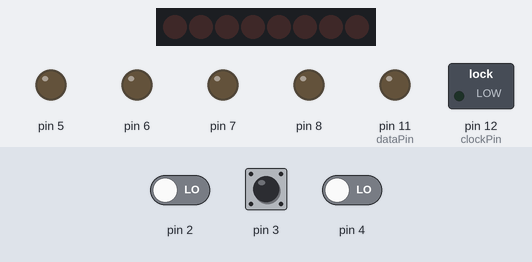
This sketch was run on a simulated Arduino Nano, built with avr-gcc and run on an emulated ATmega328P. Shown: 8 shift-register outputs drawn as a row of LEDs (first output left, lit = HIGH), switched loads named in the sketch (green lamp = pin HIGH), output pins drawn as LEDs (lit = HIGH). The inputs (shaded band) are chosen by the test bench; at power-on: pin 2 LOW, pin 3 HIGH, pin 4 LOW. Pins used as bus, display or sensor lines are not drawn.

Above: at 5.2 s.
5.3 s: pin 2 driven HIGH
At 5.6 s:
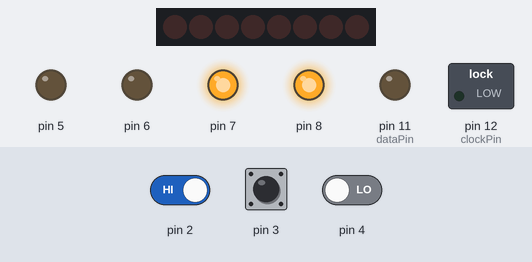
6.8 s: pin 3 driven LOW
At 7.9 s:
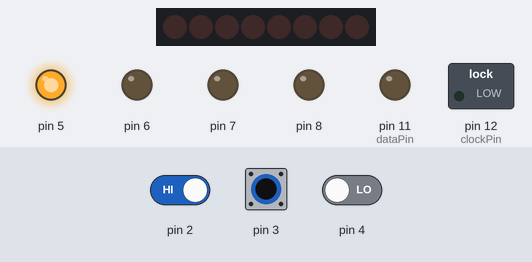
8.3 s: pin 3 pulsed HIGH 5 times (0.12 s each, 0.3 s apart)
At 10.8 s:
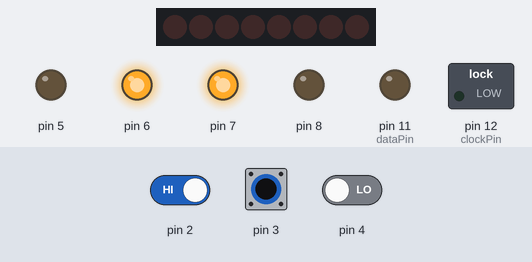
11.3 s: pin 3 pulsed HIGH 2 times (0.12 s each, 0.3 s apart)
At 12.4 s:
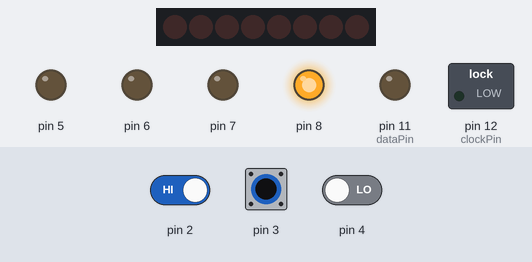
Timing chart, 0 to 14.3 s (numbered marks = the images above; inputs shaded):
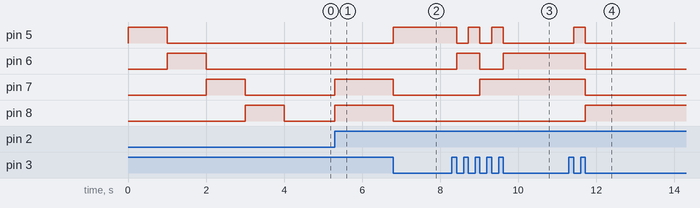

Measured:
- after the input at 5.3 s, pin 7, pin 8: LOW → HIGH at once
- after the input at 6.8 s, pin 5: LOW → HIGH at once; pin 7, pin 8: HIGH → LOW at once
- after the input at 8.3 s, pin 5: alternates HIGH for 0.30 s and LOW for 0.30 s, 5 changes in all, then stays LOW, starting after 0.12 s; pin 6: LOW → HIGH after 0.12 s, → LOW 0.60 s later, → HIGH 0.60 s later; pin 7: LOW → HIGH after 0.72 s
- after the input at 11.3 s, pin 5: LOW → HIGH after 0.12 s, → LOW 0.30 s later; pin 6, pin 7: HIGH → LOW after 0.42 s; pin 8: LOW → HIGH after 0.42 s

The sketch:

Binary_Clock.ino
```cpp
/*
  Binary Real Time Clock with time change capability

   Having done no major Microcontroller projects before except simple LED lighting, this was something
   that I have wanted to do for a while.  Originally, the project started as a DIY remake of
   a ferrofluid clock that I saw online.  When I realized I did not have the resources possible to
   make this project, I adapted and came out with something to be proud of.

   The code is based on the use of a 74HC595 shift register to display the minutes in binary for the
   clock.  Other LEDs are lit by output pins from the board itself and a 555 timer.

   Hardware used:
    - Arduino Nano (https://www.amazon.com/Arduino-Emakefun-board-ATmega328P-Micro-controller/dp/B0775XQXRB/ref=sr_1_5?s=pc&ie=UTF8&qid=1529448465&sr=1-5&keywords=arduino+nano&dpID=51QZfWzFNJL&preST=_SY300_QL70_&dpSrc=srch)
    - 555 Timer
    - Shift Register
    - Varying resistors, capacitors, and LEDs
    - 2x Four pin Push Buttons

   Hardware Setup:
    - Twin pushButtons were set up as default logic level HIGH with 10 kOhm Pull-up resistors
    - The 74HC595 Shift register was set up and programmed using modified code (https://learn.adafruit.com/adafruit-arduino-lesson-4-eight-leds/arduino-code)
    - The 555 Timer was set up using the design from Instructables.com (http://www.instructables.com/id/555-Timer/)

  All other software and hardware was designed by me for my own purposes.  While I know this program can be
  improved, for the sake of simplicity, I am content with its current iteration.
  As a designer I feel as though the design should be made with the user in mind.  I am the user for this
  project and believe that it is simple, clean, and effective.  Therefore, it is complete.

  Created: 19 June 2018
  by Nicholas James Posey
  --Github will be included when I post it there--

 */


//Bytes correlating to a three digit time telling bit representation
//the way that these bytes are written means that the hour will be told by a 'single place' of 4 leds representing the bits
//the minutes will be represented by 'two places' of four bits each
//the two nibbles that make up the minutes will represent two different four bit numbers, so 0b00010011 will represent 13
byte zero =            0b00000000;
byte one =             0b00000001;
byte two =             0b00000010;
byte three =           0b00000011;
byte four =            0b00000100;
byte five =            0b00000101;
byte six =             0b00000110;
byte seven =           0b00000111;
byte eight =           0b00001000;
byte nine =            0b00001001;
byte ten =             0b00001010;
byte eleven =          0b00001011;
byte twelve =          0b00001100;
byte thirteen =        0b00001101;
byte fourteen =        0b00001110;
byte fifteen =         0b00001111;
byte sixteen =         0b00010000;
byte seventeen =       0b00010001;
byte eighteen =        0b00010010;
byte nineteen =        0b00010011;
byte twenty =          0b00010100;
byte twentyOne =       0b00010101;
byte twentyTwo =       0b00010110;
byte twentyThree =     0b00010111;
byte twentyFour =      0b00011000;
byte twentyFive =      0b00011001;
byte twentySix =       0b00011010;
byte twentySeven =     0b00011011;
byte twentyEight =     0b00011100;
byte twentyNine =      0b00011101;
byte thirty =          0b00011110;
byte thirtyOne =       0b00011111;
byte thirtyTwo =       0b00100000;
byte thirtyThree =     0b00100001;
byte thirtyFour =      0b00100010;
byte thirtyFive =      0b00100011;
byte thirtySix =       0b00100100;
byte thirtySeven =     0b00100101;
byte thirtyEight =     0b00100110;
byte thirtyNine =      0b00100111;
byte forty =           0b00101000;
byte fortyOne =        0b00101001;
byte fortyTwo =        0b00101010;
byte fortyThree =      0b00101011;
byte fortyFour =       0b00101100;
byte fortyFive =       0b00101101;
byte fortySix =        0b00101110;
byte fortySeven =      0b00101111;
byte fortyEight =      0b00110000;
byte fortyNine =       0b00110001;
byte fifty =           0b00110010;
byte fiftyOne =        0b00110011;
byte fiftyTwo =        0b00110100;
byte fiftyThree =      0b00110101;
byte fiftyFour =       0b00110110;
byte fiftyFive =       0b00110111;
byte fiftySix =        0b00111000;
byte fiftySeven =      0b00111001;
byte fiftyEight =      0b00111010;
byte fiftyNine =       0b00111011;

//minutes binary representation for use with shift register
byte minutesRegister[] = {zero, one, two, three, four, five, six, seven, eight, nine, ten, eleven, twelve, thirteen, fourteen, fifteen, sixteen, seventeen, eighteen, nineteen,
                    twenty, twentyOne, twentyTwo, twentyThree, twentyFour, twentyFive, twentySix, twentySeven, twentyEight, twentyNine, thirty,
                    thirtyOne, thirtyTwo, thirtyThree, thirtyFour, thirtyFive, thirtySix, thirtySeven, thirtyEight, thirtyNine, forty,
                    fortyOne, fortyTwo, fortyThree, fortyFour, fortyFive, fortySix, fortySeven, fortyEight, fortyNine, fifty,
                    fiftyOne, fiftyTwo, fiftyThree, fiftyFour, fiftyFive, fiftySix, fiftySeven, fiftyEight, fiftyNine};


//Variables for code simplification
int latchPin = 9;
int clockPin = 12;
int dataPin = 11;

//Variables for time keeping
int seconds = 0;
int minutes = 0;
int hours = 12;

//Variables to use to counteracto pushButton rebounce and single touch
int pinState3;
int pinState4;

void hourDisplay(){
  if(hours == 1){
      digitalWrite(5, HIGH);
      digitalWrite(6, LOW);
      digitalWrite(7, LOW);
      digitalWrite(8, LOW);
      }
    else if(hours == 2){
      digitalWrite(5, LOW);
      digitalWrite(6, HIGH);
      digitalWrite(7, LOW);
      digitalWrite(8, LOW);
      }
    else if(hours == 3){
      digitalWrite(5, HIGH);
      digitalWrite(6, HIGH);
      digitalWrite(7, LOW);
      digitalWrite(8, LOW);
      }
    else if(hours == 4){
     digitalWrite(5, LOW);
     digitalWrite(6, LOW);
     digitalWrite(7, HIGH);
     digitalWrite(8, LOW);
      }
    else if(hours == 5){
      digitalWrite(5, HIGH);
      digitalWrite(6, LOW);
      digitalWrite(7, HIGH);
      digitalWrite(8, LOW);
     }
    else if(hours == 6){
      digitalWrite(5, LOW);
      digitalWrite(6, HIGH);
      digitalWrite(7, HIGH);
      digitalWrite(8, LOW);
     }
    else if(hours == 7){
      digitalWrite(5, HIGH);
      digitalWrite(6, HIGH);
      digitalWrite(7, HIGH);
      digitalWrite(8, LOW);
      }
    else if(hours == 8){
      digitalWrite(5, LOW);
      digitalWrite(6, LOW);
      digitalWrite(7, LOW);
      digitalWrite(8, HIGH);
     }
    else if(hours == 9){
      digitalWrite(5, HIGH);
      digitalWrite(6, LOW);
      digitalWrite(7, LOW);
      digitalWrite(8, HIGH);
     }
    else if(hours == 10){
      digitalWrite(5, LOW);
      digitalWrite(6, HIGH);
      digitalWrite(7, LOW);
      digitalWrite(8, HIGH);
     }
    else if(hours == 11){
      digitalWrite(5, HIGH);
      digitalWrite(6, HIGH);
      digitalWrite(7, LOW);
      digitalWrite(8, HIGH);
     }
    else if(hours == 12){
      digitalWrite(5, LOW);
      digitalWrite(6, LOW);
      digitalWrite(7, HIGH);
      digitalWrite(8, HIGH);
      }
  else{
    hours = 1;
    digitalWrite(5, HIGH);
      digitalWrite(6, LOW);
      digitalWrite(7, LOW);
      digitalWrite(8, LOW);
       }
  }

void minuteDisplay(){
  //display minutes on 74HC595 shift register
   digitalWrite(latchPin, LOW);
   shiftOut(dataPin, clockPin, MSBFIRST, minutesRegister[minutes]);
   digitalWrite(latchPin, HIGH);
  }

void hourIncrease(){
  hours++;
  if(hours == 13)
    hours = 1;
  }

void minuteIncrease(){
  if(digitalRead(4) == LOW)
    hourIncrease();
  else
    minutes++;

  if(minutes == 60)
    minutes = 0;

    minuteDisplay();
    hourDisplay();
  }

//changes the LEDs for hours and minutes depending on internal time keeping variables
void changeDisplay(){
   minuteDisplay();
   hourDisplay();
}

//function to adjust time at each tick visually and in code
void updateShiftRegister()
{
   //update LEDs
   changeDisplay();
   //update time internally on the board
   seconds++;
   //Set to 62 instead of 60 due to inaccuracies with the 555 timer setup
   if(seconds == 62){
    minutes++;
    seconds = 0;
    if(minutes == 60){
      minutes = 0;
      hours++;
      if(hours == 13){
        hours = 1;
      }
    }
  }
}

void setup()
{
  pinMode(latchPin, OUTPUT);
  pinMode(dataPin, OUTPUT);
  pinMode(clockPin, OUTPUT);

  //PushButton pins with default logic level LOW
  pinMode(3, INPUT);
  pinMode(4, INPUT);

  //pins controlling the hours output
  pinMode(5, OUTPUT);
  pinMode(6, OUTPUT);
  pinMode(7, OUTPUT);
  pinMode(8, OUTPUT);

  //on initial boot
  for(int i = 5; i < 9; i++){
    digitalWrite(i, HIGH);
    delay(1000);
    digitalWrite(i, LOW);
    }

  //Interrupt for time keeping
   attachInterrupt(digitalPinToInterrupt(2), updateShiftRegister, RISING);
  //Interrupt for use of time change
   attachInterrupt(digitalPinToInterrupt(3), minuteIncrease, FALLING);
}

void loop() {
//Intentionally left empty as loop is unnecessary due to reliance on interrupts
}
```
